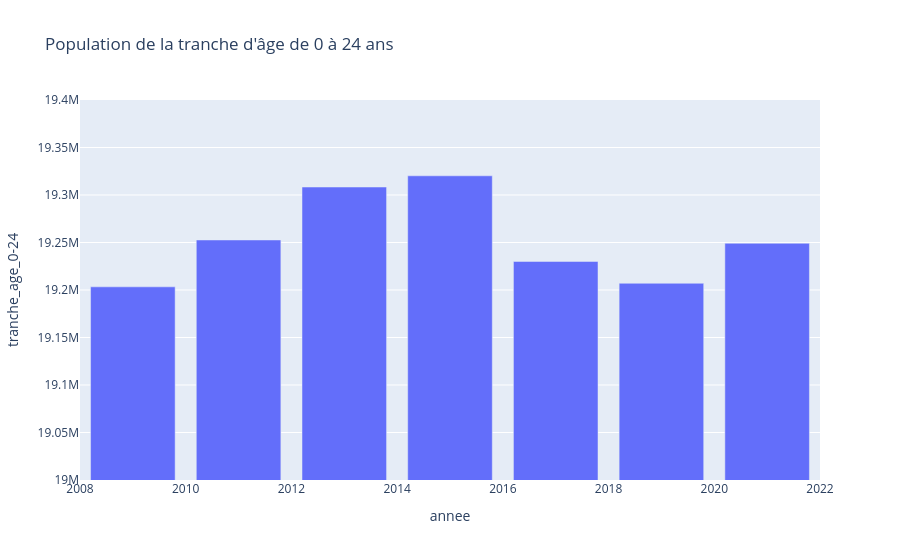

Write notebook code for a chart like this one.
### Code cell
df_trage = df.groupby(['annee'])[['tranche_age_0-24','tranche_age_25-59','tranche_age_60+']].sum().reset_index()
fig_trage_annee = px.bar(df_trage, x='annee', y='tranche_age_0-24', title='Population de la tranche d\'âge de 0 à 24 ans')
fig_trage_annee.update_layout(yaxis_range=[19000000, 19400000])
fig_trage_annee.show()

### Figure 1 — Plotly figure (JSON) as saved in the notebook; plotly's stock layout.template omitted (floating-point values rounded to 4 significant figures)
{"data": [{"alignmentgroup": "True", "hovertemplate": "annee=%{x}<br>tranche_age_0-24=%{y}<extra></extra>", "legendgroup": "", "marker": {"color": "#636efa", "pattern": {"shape": ""}}, "name": "", "offsetgroup": "", "orientation": "v", "showlegend": false, "textposition": "auto", "type": "bar", "x": [2009, 2011, 2013, 2015, 2017, 2019, 2021], "xaxis": "x", "y": [19203331, 19252653, 19308387, 19320206, 19230054, 19207086, 19249189], "yaxis": "y"}], "layout": {"barmode": "relative", "legend": {"tracegroupgap": 0}, "title": {"text": "Population de la tranche d'âge de 0 à 24 ans"}, "xaxis": {"anchor": "y", "domain": [0, 1], "title": {"text": "annee"}}, "yaxis": {"anchor": "x", "domain": [0, 1], "range": [19000000, 19400000], "title": {"text": "tranche_age_0-24"}}}}
